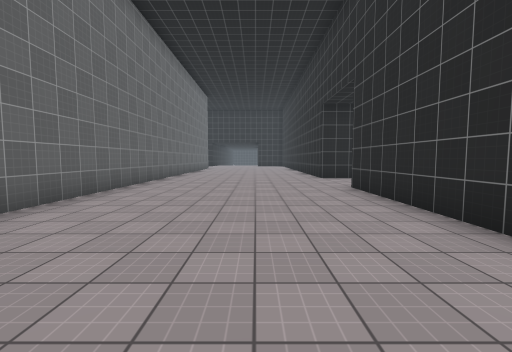
[1] (above)

23 first-person views from a walk through a scene from a Unity 3-D project. The camera is 1.5 m above the floor, tilts 4° down and sees 90° across. The floor is counted in squares, 2 m on a side. Each view is taken from the middle of a square. On the plan, view 1 faces up. The plan holds only what a view shows up to about 9 squares ahead; the rest is blank. The place goes on beyond the plan. Surface patterns are stand-ins for the level's own textures.

[2]
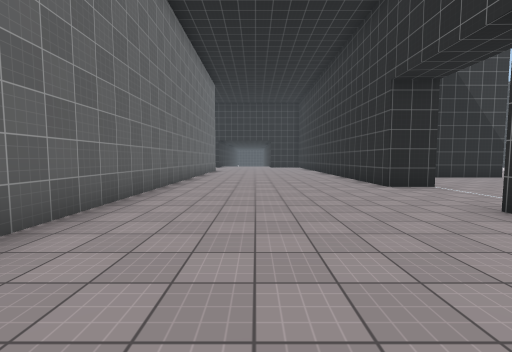

[3]
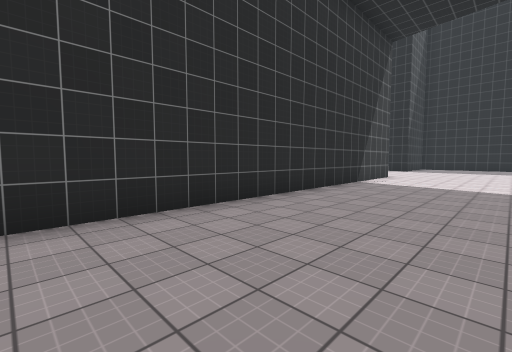

[4]
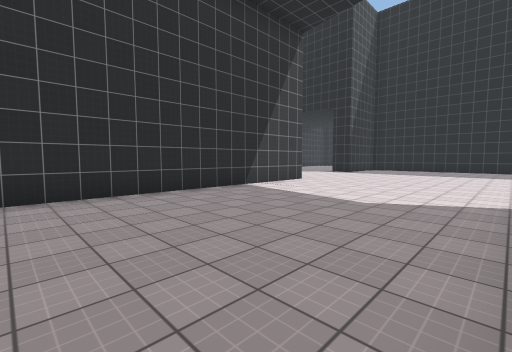

[5]
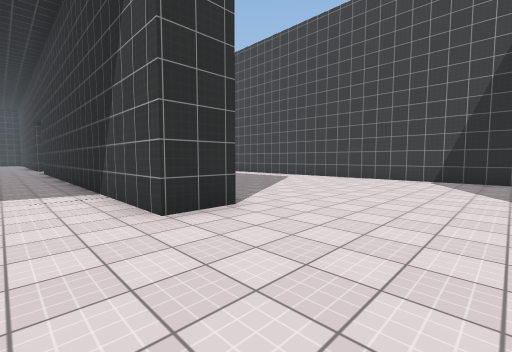

[6]
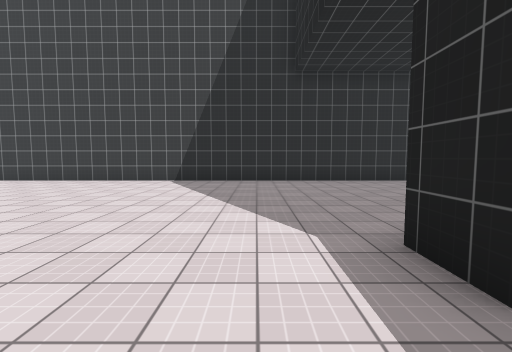

[7]
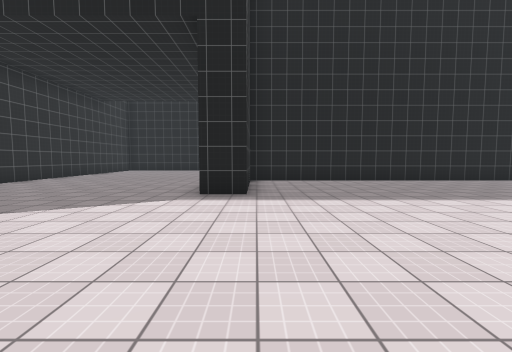

[8]
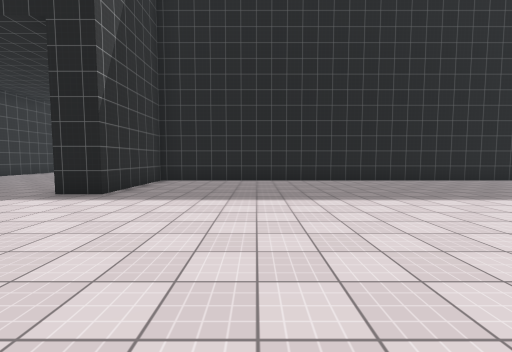

[9]
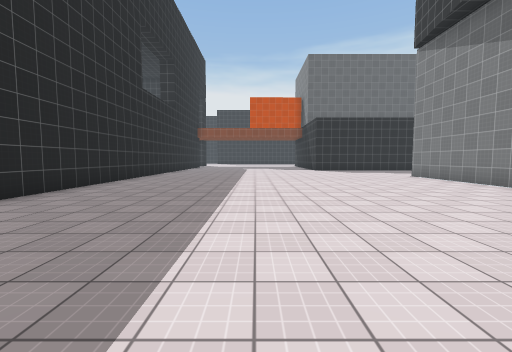

[10]
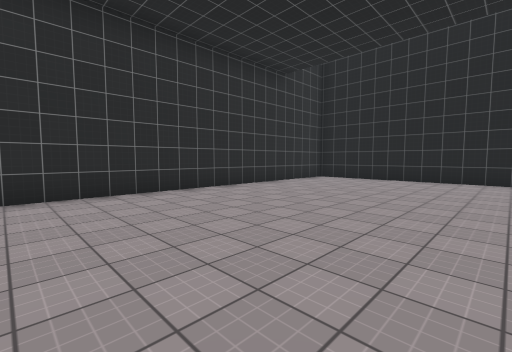

[11]
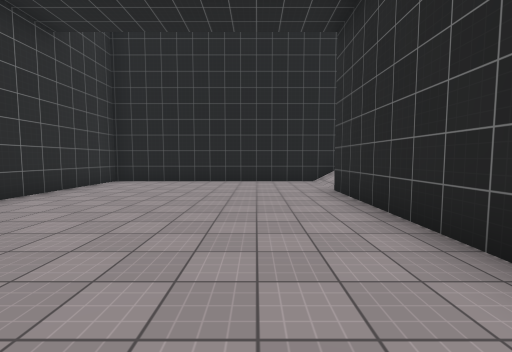

[12]
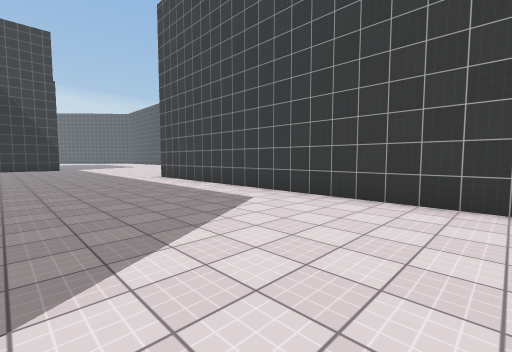

[13]
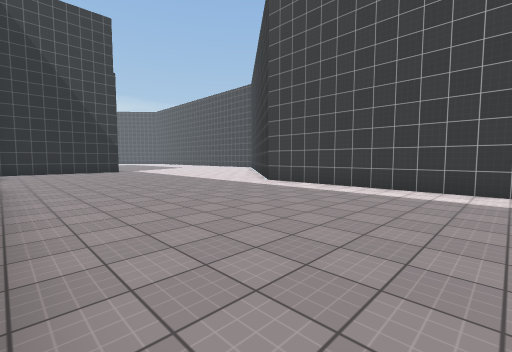

[14]
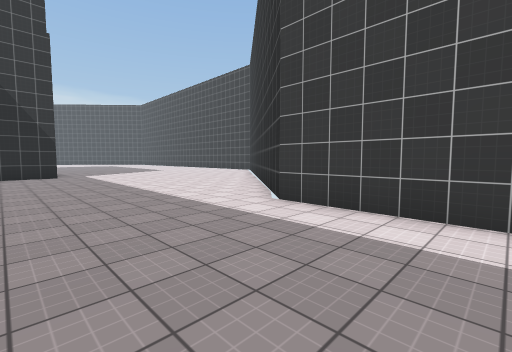

[15]
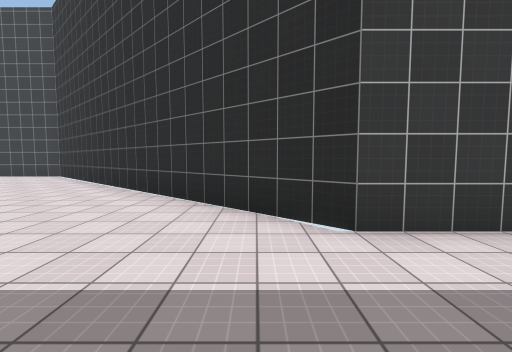

[16]
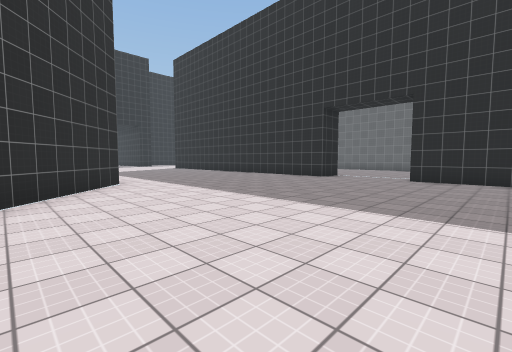

[17]
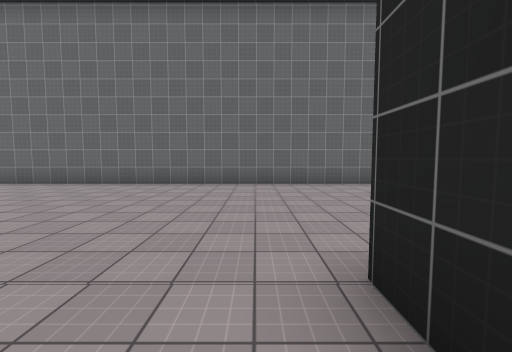

[18]
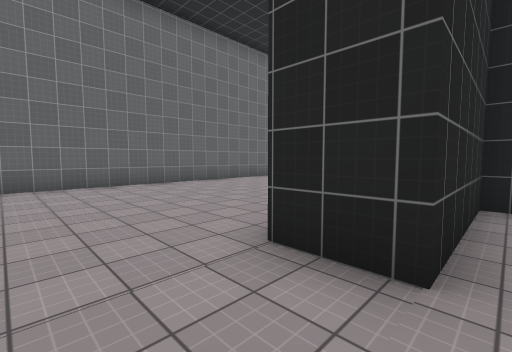

[19]
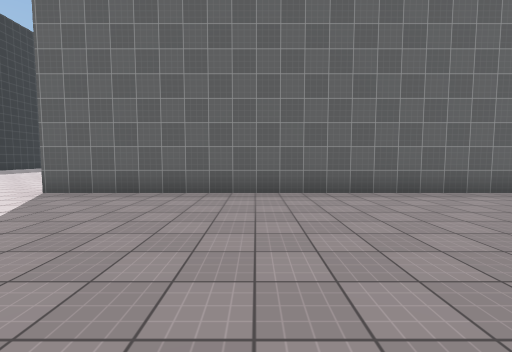

[20]
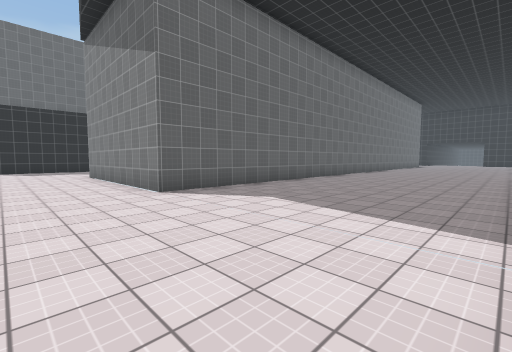

[21]
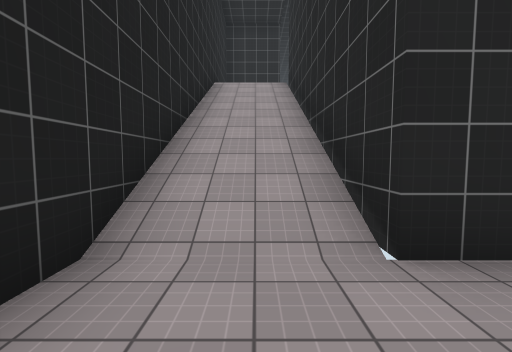

[22]
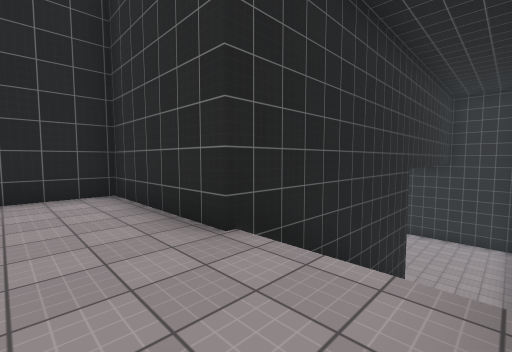

[23]
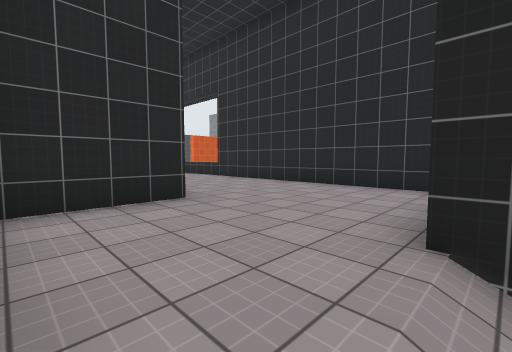

### Floor plan
Key: @ floor where view 1 was taken; # wall or solid block; . main floor; : floor 6.25 m higher than the main floor; / step, stairs or slope.
Columns run from 8 left of view 1 to 17 right of it. Each row starts with its distance up from view 1.
 12     #......#.......... ...
 11     #......#.............#
 10     #......#............##
  9     #..................##
  8     #.................##
  7     #.................#
  6     #......#.........##
  5     #......#........##
  4     #......#.......##
  3     #......#.......#
  2     #......#.......#
  1     #......#.......#
  0     #...@..#.......#
 -1     #......#.......#
 -2     #......#.......#
 -3 #####......#  .....#
 -4 ...........# ......#
 -5 ...........#.......#
 -6 ...................#
 -7 ...................#
 -8 ...................#
 -9 ...................#
-10 ...................#
-11 ...................#
-12 ............#......#
-13 ............#......#
-14 ............#......#
-15 #############......#
-16 ::::::#     #......#
-17 ::::::#     #......#
-18 ::::::#     #......#
-19   #:::#######......#
-20   #:::///////......#
-21   #:::///////......#
-22      ###############

Positions as (right, up) in squares from view 1, and headings:
1: (0, 0), facing up
2: (-1, 3), facing up
3: (-1, 5), facing down-right
4: (-3, 2), facing down-right
5: (1, -9), facing up-right
6: (2, -10), facing right
7: (3, -6), facing down
8: (0, -6), facing down
9: (1, -10), facing left
10: (5, -12), facing down-right
11: (6, -13), facing down
12: (6, -6), facing up-right
13: (4, -2), facing up-right
14: (7, 1), facing up-right
15: (8, 5), facing right
16: (13, 12), facing down-left
17: (4, 9), facing left
18: (4, 8), facing up-left
19: (2, 1), facing left
20: (2, -6), facing up-left
21: (6, -20), facing left
22: (-4, -21), facing up-right
23: (-2, -21), facing up-left
